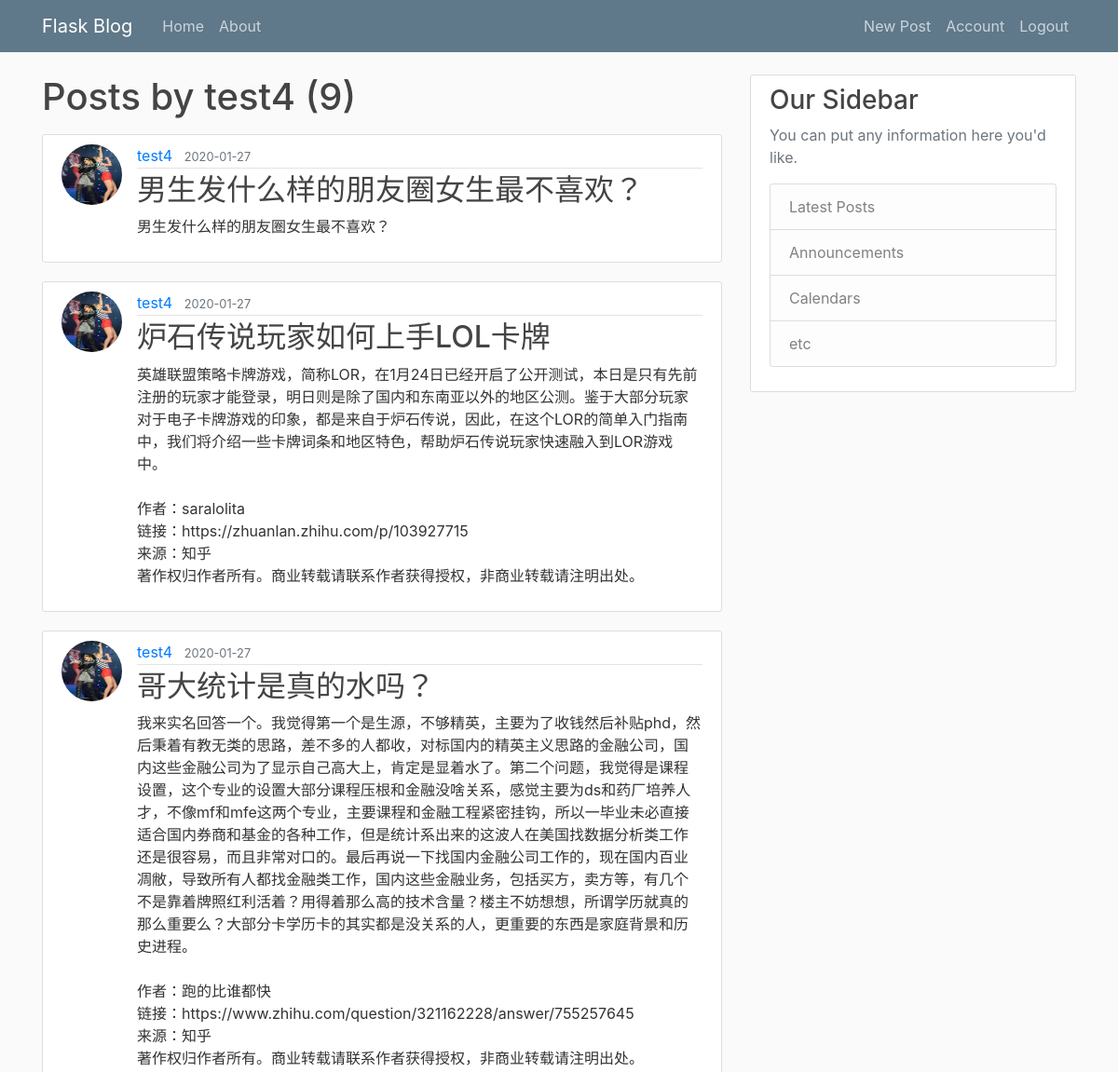
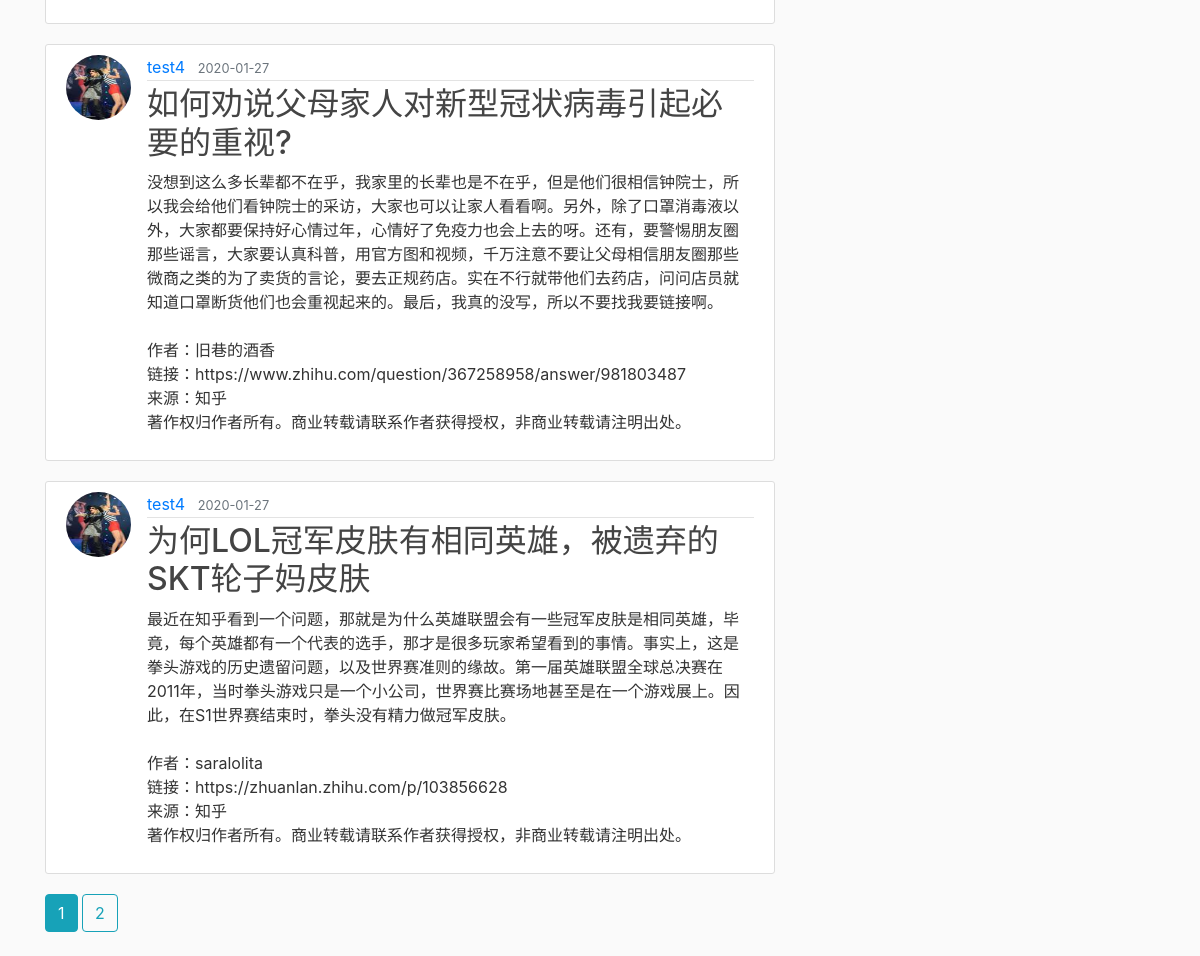
The page /user/test4 (signed in) on the database its author committed (2 pictures, top to bottom).
### flaskblog/models.py (models this page shows, shortened)
class User(db.Model, UserMixin):
    id = db.Column(db.Integer, primary_key=True)
    username = db.Column(db.String(20), unique=True, nullable=False)
    email = db.Column(db.String(120), unique=True, nullable=False)
    image_file = db.Column(db.String(20), nullable=False, default='default.png')
    password = db.Column(db.String(60), nullable=False)
    posts = db.relationship('Post', backref='author', lazy=True)

class Post(db.Model):
    id = db.Column(db.Integer, primary_key=True)
    title = db.Column(db.String(100), nullable=False)
    date_posted = db.Column(db.DateTime, nullable=False, default=datetime.utcnow)
    content = db.Column(db.Text, nullable=False)
    user_id = db.Column(db.Integer, db.ForeignKey('user.id'), nullable=False)

### flaskblog/routes.py (the view)
@app.route("/user/<string:username>")
def user_posts(username):
    page = request.args.get('page', 1, type=int)
    user = User.query.filter_by(username=username).first_or_404()
    posts = Post.query \
        .filter_by(author=user) \
        .order_by(Post.date_posted.desc()) \
        .paginate(page=page, per_page=5)
    return render_template('user_posts.html', posts=posts, user=user)

### flaskblog/models.py (called while the page is built)
@login_manager.user_loader
def load_user(user_id):
    return User.query.get(int(user_id))

### flaskblog/templates/user_posts.html
{% extends "layout.html" %}
{% block content %}
    <h1 class="mb-3">Posts by {{ user.username }} ({{ posts.total }})</h1>
    {% for post in posts.items %}
        <article class="media content-section">
          <img class="rounded-circle article-img" src="{{ url_for('static', filename='profile_pics/' + post.author.image_file) }}">
          <div class="media-body">
            <div class="article-metadata">
              <a class="mr-2" href="{{ url_for('user_posts', username=post.author.username) }}">{{ post.author.username }}</a>
              <small class="text-muted">{{ post.date_posted.strftime('%Y-%m-%d') }}</small>
            </div>
            <h2><a class="article-title" href="{{ url_for('post', post_id=post.id) }}">{{ post.title }}</a></h2>
            <p class="article-content">{{ post.content }}</p>
          </div>
        </article>
    {% endfor %}
    {% for page_num in posts.iter_pages(left_edge=1, right_edge=1, left_current=1, right_current=2) %}
      {% if page_num %}
        {% if posts.page == page_num %}
          <a class="btn btn-info mb-4" href="{{ url_for('user_posts', username=user.username, page=page_num) }}">{{ page_num }}</a>
        {% else %}
          <a class="btn btn-outline-info mb-4" href="{{ url_for('user_posts', username=user.username, page=page_num) }}">{{ page_num }}</a>
        {% endif %}
      {% else %}
        ...
      {% endif %}
    {% endfor %}
{% endblock content %}

### flaskblog/static/main.css (style rules this page uses)
body { background: #fafafa; color: #333333; margin-top: 5rem; }
h1, h2, h3, h4, h5, h6 { color: #444444; }
.content-section { background: #ffffff; padding: 10px 20px; border: 1px solid #dddddd; border-radius: 3px; margin-bottom: 20px; }
.article-title { color: #444444; }
.article-content { white-space: pre-line; }
.article-img { height: 65px; width: 65px; margin-right: 16px; }
.article-metadata { padding-bottom: 1px; margin-bottom: 4px; border-bottom: 1px solid #e3e3e3 }

### rows shown on the page
User: username "test4"
Post: image_file (picture), author.username "test4", date_posted "2020-01-27", title "男生发什么样的朋友圈女生最不喜欢？", content "男生发什么样的朋友圈女生最不喜欢？"
Post: image_file (picture), author.username "test4", date_posted "2020-01-27", title "炉石传说玩家如何上手LOL卡牌", content "英雄联盟策略卡牌游戏，简称LOR，在1月24日已经开启了公开测试，本日是只有先前注册的玩家才能登录，明日则是除了国内和东南亚以外的地区公测。鉴于大部分玩家对于电子卡牌游戏的印象，都是来自于炉石传说，因此，在这个LOR的简单入门指南中，我们将介绍一些卡牌词条和地区特色，帮助炉石传说玩家快速融入到LOR游戏中。 作者：saralolita 链接：https://zhuanlan.zhihu.com/p/103927715 来源：知乎 著作权归作者所有。商业转载请联系作者获得授权，非商业转载请注明出处。"
Post: image_file (picture), author.username "test4", date_posted "2020-01-27", title "哥大统计是真的水吗？", content "我来实名回答一个。我觉得第一个是生源，不够精英，主要为了收钱然后补贴phd，然后秉着有教无类的思路，差不多的人都收，对标国内的精英主义思路的金融公司，国内这些金融公司为了显示自己高大上，肯定是显着水了。第二个问题，我觉得是课程设置，这个专业的设置大部分课程压根和金融没啥关系，感觉主要为ds和药厂培养人才，不像mf和mfe这两个专业，主要课程和金融工程紧密挂钩，所以一毕业未必直接适合国内券商和基金的各种工作，但是统计系出来的这波人在美国找数据分析类工作还是很容易，而且非常对口的。最后再说一下找国内金融公司工作的，现在国内百业凋敝，导致所有人都找金融类工作，国内这些金融业务，包括买方，卖方等，有几个不是靠着牌照红利活着？用得着那么高的技术含量？楼主不妨想想，所谓学历就真的那么重要么？大部分卡学历卡的其实都是没关系的人，更重要的东西是家庭背景和历史进程。 作者：跑的比谁都快 链接：https://www.zhihu.com/question/321162228/answer/755257645 来源：知乎 著作权归作者所有。商业转载请联系作者获得授权，非商业转载请注明出处。"
Post: image_file (picture), author.username "test4", date_posted "2020-01-27", title "如何劝说父母家人对新型冠状病毒引起必要的重视?", content "没想到这么多长辈都不在乎，我家里的长辈也是不在乎，但是他们很相信钟院士，所以我会给他们看钟院士的采访，大家也可以让家人看看啊。另外，除了口罩消毒液以外，大家都要保持好心情过年，心情好了免疫力也会上去的呀。还有，要警惕朋友圈那些谣言，大家要认真科普，用官方图和视频，千万注意不要让父母相信朋友圈那些微商之类的为了卖货的言论，要去正规药店。实在不行就带他们去药店，问问店员就知道口罩断货他们也会重视起来的。最后，我真的没写，所以不要找我要链接啊。 作者：旧巷的酒香 链接：https://www.zhihu.com/question/367258958/answer/981803487 来源：知乎 著作权归作者所有。商业转载请联系作者获得授权，非商业转载请注明出处。"
Post: image_file (picture), author.username "test4", date_posted "2020-01-27", title "为何LOL冠军皮肤有相同英雄，被遗弃的SKT轮子妈皮肤", content "最近在知乎看到一个问题，那就是为什么英雄联盟会有一些冠军皮肤是相同英雄，毕竟，每个英雄都有一个代表的选手，那才是很多玩家希望看到的事情。事实上，这是拳头游戏的历史遗留问题，以及世界赛准则的缘故。第一届英雄联盟全球总决赛在2011年，当时拳头游戏只是一个小公司，世界赛比赛场地甚至是在一个游戏展上。因此，在S1世界赛结束时，拳头没有精力做冠军皮肤。 作者：saralolita 链接：https://zhuanlan.zhihu.com/p/103856628 来源：知乎 著作权归作者所有。商业转载请联系作者获得授权，非商业转载请注明出处。"

### other values the page prints
{{ posts.total }} "9"
{{ page_num }} "1"
{{ page_num }} "2"
